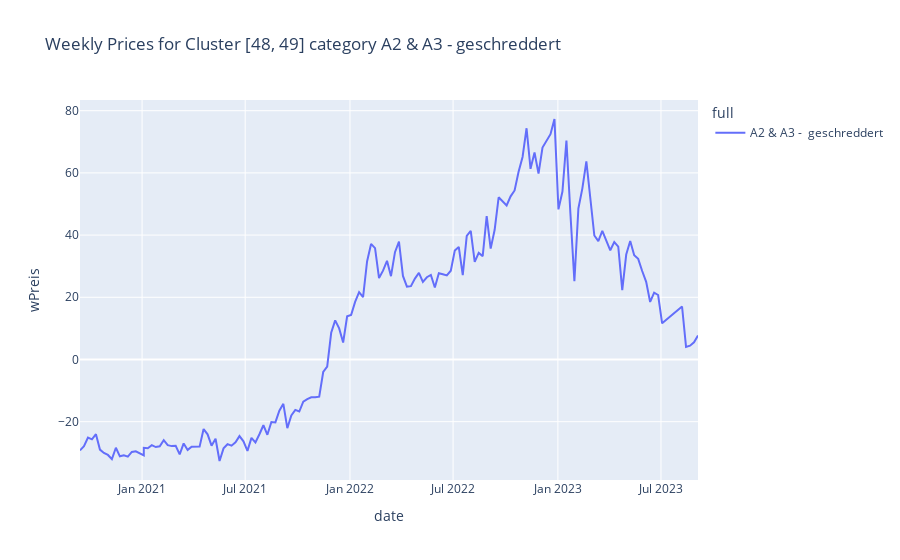

The cell this chart's notebook holds for it:
### Code cell
fig = px.line(TS5_A2_A3, x='date', y='wPreis', color='full', title='Weekly Prices for Cluster [48, 49] category A2 & A3 - geschreddert')
fig.show()

### Figure 1 — Plotly figure (JSON) as saved in the notebook; plotly's stock layout.template omitted (floating-point values rounded to 4 significant figures; data arrays with more than 128 entries replaced by an {"elided": "..."} marker saying what was removed)
{"data": [{"hovertemplate": "full=A2 & A3 -  geschreddert<br>date=%{x}<br>wPreis=%{y}<extra></extra>", "legendgroup": "A2 & A3 -  geschreddert", "line": {"color": "#636efa", "dash": "solid"}, "marker": {"symbol": "circle"}, "mode": "lines", "name": "A2 & A3 -  geschreddert", "orientation": "v", "showlegend": true, "type": "scatter", "x": {"elided": "150 str values"}, "xaxis": "x", "y": {"elided": "150 float values"}, "yaxis": "y"}], "layout": {"legend": {"title": {"text": "full"}, "tracegroupgap": 0}, "title": {"text": "Weekly Prices for Cluster [48, 49] category A2 & A3 - geschreddert"}, "xaxis": {"anchor": "y", "domain": [0, 1], "title": {"text": "date"}}, "yaxis": {"anchor": "x", "domain": [0, 1], "title": {"text": "wPreis"}}}}
